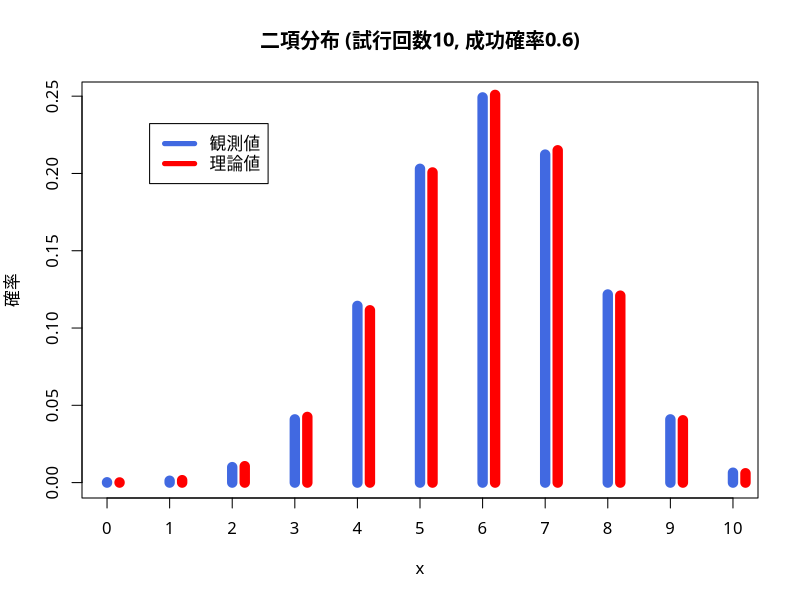

Source code (R):
### 二項分布
set.seed(234) # 乱数のシード値を指定
rbinom(10, size=1, prob=0.5) # Bernoulli分布(10個)
rbinom(10, size=1, prob=0.2) # 成功確率を小さくしてみる
rbinom(20, size=5, prob=0.6) # 二項分布(20個)
## 統計的性質の確認
m <- 10
p <- 0.6
x <- rbinom(10000, size=m, prob=p)
mean(x) # 10 * 0.6 = 6に近い(大数の法則)
(myData <- table(x)/10000) # 出現確率の表(度数分布表)
par(family="HiraginoSans-W4") # 日本語フォントの指定
plot(myData, type="h",
     lwd=10, col="royalblue", ylab="確率",
     main=paste0("二項分布 (試行回数",m,
                 ", 成功確率",p,")"))
lines(0:10+0.2, # 理論上の出現確率
      dbinom(0:10, size=m, prob=p), 
      type="h", col="red", lwd=10) 
legend("topleft", inset=0.1,
       legend=c("観測値", "理論値"), 
       col=c("royalblue", "red"), lwd=5)
